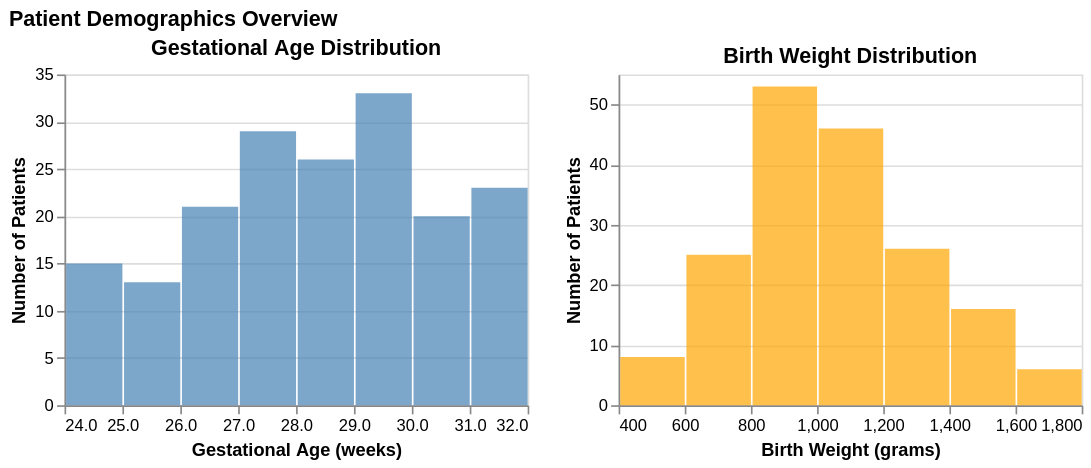

Describe this chart as a Vega-Lite specification.
### Vega-Lite specification from a JSON file in a GitHub repository (floating-point values rounded to 4 significant figures; data arrays with more than 128 entries replaced by an {"elided": "..."} marker saying what was removed)
{"config": {"view": {"continuousWidth": 300, "continuousHeight": 300}}, "hconcat": [{"mark": {"type": "bar", "color": "steelblue", "opacity": 0.7}, "encoding": {"tooltip": [{"aggregate": "count", "type": "quantitative"}], "x": {"bin": {"maxbins": 12}, "field": "gestational_age_weeks", "title": "Gestational Age (weeks)", "type": "quantitative"}, "y": {"aggregate": "count", "title": "Number of Patients", "type": "quantitative"}}, "height": 200, "title": "Gestational Age Distribution", "width": 280}, {"mark": {"type": "bar", "color": "orange", "opacity": 0.7}, "encoding": {"tooltip": [{"aggregate": "count", "type": "quantitative"}], "x": {"bin": {"maxbins": 12}, "field": "birth_weight_grams", "title": "Birth Weight (grams)", "type": "quantitative"}, "y": {"aggregate": "count", "title": "Number of Patients", "type": "quantitative"}}, "height": 200, "title": "Birth Weight Distribution", "width": 280}], "data": {"name": "data-c1cd043403d0faa25c88f7cf2962a6d6"}, "resolve": {"scale": {"x": "independent", "y": "independent"}}, "title": "Patient Demographics Overview", "$schema": "https://vega.github.io/schema/vega-lite/v5.20.1.json", "datasets": {"data-c1cd043403d0faa25c88f7cf2962a6d6": {"elided": "180 records"}}}
